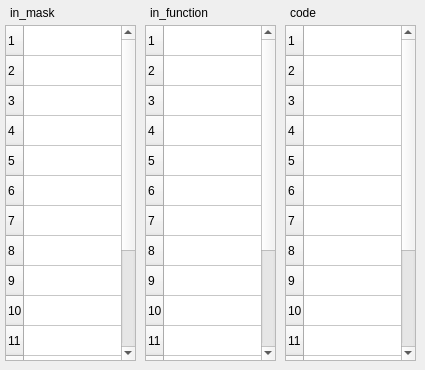
<?xml version="1.0" encoding="UTF-8"?>
<ui version="4.0">
 <class>MainWindow</class>
 <widget class="QMainWindow" name="MainWindow">
  <property name="geometry">
   <rect>
    <x>0</x>
    <y>0</y>
    <width>425</width>
    <height>370</height>
   </rect>
  </property>
  <property name="windowTitle">
   <string>RTC</string>
  </property>
  <property name="Title" stdset="0">
   <string>RTC settings &gt;&gt; $(DEVICE)</string>
  </property>
  <widget class="QWidget" name="centralwidget">
   <widget class="caWaveTable" name="cawavetable">
    <property name="geometry">
     <rect>
      <x>5</x>
      <y>25</y>
      <width>131</width>
      <height>336</height>
     </rect>
    </property>
    <property name="rowCount">
     <number>16</number>
    </property>
    <property name="channel" stdset="0">
     <string notr="true">$(DEVICE):in_mask</string>
    </property>
    <property name="numberOfRows">
     <number>16</number>
    </property>
    <property name="numberOfColumns">
     <number>1</number>
    </property>
    <property name="columnSize">
     <number>100</number>
    </property>
    <property name="precisionMode">
     <enum>caWaveTable::User</enum>
    </property>
    <property name="formatType">
     <enum>caWaveTable::string</enum>
    </property>
    <attribute name="horizontalHeaderVisible">
     <bool>false</bool>
    </attribute>
    <attribute name="horizontalHeaderVisible">
     <bool>false</bool>
    </attribute>
    <row/>
    <row/>
    <row/>
    <row/>
    <row/>
    <row/>
    <row/>
    <row/>
    <row/>
    <row/>
    <row/>
    <row/>
    <row/>
    <row/>
    <row/>
    <row/>
    <column/>
    <item row="0" column="0">
     <property name="font">
      <font/>
     </property>
    </item>
    <item row="1" column="0">
     <property name="font">
      <font/>
     </property>
    </item>
    <item row="2" column="0">
     <property name="font">
      <font/>
     </property>
    </item>
    <item row="3" column="0">
     <property name="font">
      <font/>
     </property>
    </item>
    <item row="4" column="0">
     <property name="font">
      <font/>
     </property>
    </item>
    <item row="5" column="0">
     <property name="font">
      <font/>
     </property>
    </item>
    <item row="6" column="0">
     <property name="font">
      <font/>
     </property>
    </item>
    <item row="7" column="0">
     <property name="font">
      <font/>
     </property>
    </item>
    <item row="8" column="0">
     <property name="font">
      <font/>
     </property>
    </item>
    <item row="9" column="0">
     <property name="font">
      <font/>
     </property>
    </item>
    <item row="10" column="0">
     <property name="font">
      <font/>
     </property>
    </item>
    <item row="11" column="0">
     <property name="font">
      <font/>
     </property>
    </item>
    <item row="12" column="0">
     <property name="font">
      <font/>
     </property>
    </item>
    <item row="13" column="0">
     <property name="font">
      <font/>
     </property>
    </item>
    <item row="14" column="0">
     <property name="font">
      <font/>
     </property>
    </item>
    <item row="15" column="0">
     <property name="font">
      <font/>
     </property>
    </item>
   </widget>
   <widget class="QLabel" name="label">
    <property name="geometry">
     <rect>
      <x>10</x>
      <y>5</y>
      <width>131</width>
      <height>16</height>
     </rect>
    </property>
    <property name="text">
     <string>in_mask</string>
    </property>
   </widget>
   <widget class="QLabel" name="label_2">
    <property name="geometry">
     <rect>
      <x>150</x>
      <y>5</y>
      <width>131</width>
      <height>16</height>
     </rect>
    </property>
    <property name="text">
     <string>in_function</string>
    </property>
   </widget>
   <widget class="caWaveTable" name="cawavetable_2">
    <property name="geometry">
     <rect>
      <x>145</x>
      <y>25</y>
      <width>131</width>
      <height>336</height>
     </rect>
    </property>
    <property name="rowCount">
     <number>16</number>
    </property>
    <property name="channel" stdset="0">
     <string notr="true">$(DEVICE):in_function</string>
    </property>
    <property name="numberOfRows">
     <number>16</number>
    </property>
    <property name="numberOfColumns">
     <number>1</number>
    </property>
    <property name="columnSize">
     <number>100</number>
    </property>
    <attribute name="horizontalHeaderVisible">
     <bool>false</bool>
    </attribute>
    <attribute name="horizontalHeaderVisible">
     <bool>false</bool>
    </attribute>
    <row/>
    <row/>
    <row/>
    <row/>
    <row/>
    <row/>
    <row/>
    <row/>
    <row/>
    <row/>
    <row/>
    <row/>
    <row/>
    <row/>
    <row/>
    <row/>
    <column/>
    <item row="0" column="0">
     <property name="font">
      <font/>
     </property>
    </item>
    <item row="1" column="0">
     <property name="font">
      <font/>
     </property>
    </item>
    <item row="2" column="0">
     <property name="font">
      <font/>
     </property>
    </item>
    <item row="3" column="0">
     <property name="font">
      <font/>
     </property>
    </item>
    <item row="4" column="0">
     <property name="font">
      <font/>
     </property>
    </item>
    <item row="5" column="0">
     <property name="font">
      <font/>
     </property>
    </item>
    <item row="6" column="0">
     <property name="font">
      <font/>
     </property>
    </item>
    <item row="7" column="0">
     <property name="font">
      <font/>
     </property>
    </item>
    <item row="8" column="0">
     <property name="font">
      <font/>
     </property>
    </item>
    <item row="9" column="0">
     <property name="font">
      <font/>
     </property>
    </item>
    <item row="10" column="0">
     <property name="font">
      <font/>
     </property>
    </item>
    <item row="11" column="0">
     <property name="font">
      <font/>
     </property>
    </item>
    <item row="12" column="0">
     <property name="font">
      <font/>
     </property>
    </item>
    <item row="13" column="0">
     <property name="font">
      <font/>
     </property>
    </item>
    <item row="14" column="0">
     <property name="font">
      <font/>
     </property>
    </item>
    <item row="15" column="0">
     <property name="font">
      <font/>
     </property>
    </item>
   </widget>
   <widget class="caWaveTable" name="cawavetable_3">
    <property name="geometry">
     <rect>
      <x>285</x>
      <y>25</y>
      <width>131</width>
      <height>336</height>
     </rect>
    </property>
    <property name="rowCount">
     <number>16</number>
    </property>
    <property name="channel" stdset="0">
     <string notr="true">$(DEVICE):code</string>
    </property>
    <property name="numberOfRows">
     <number>16</number>
    </property>
    <property name="numberOfColumns">
     <number>1</number>
    </property>
    <property name="columnSize">
     <number>100</number>
    </property>
    <attribute name="horizontalHeaderVisible">
     <bool>false</bool>
    </attribute>
    <attribute name="horizontalHeaderVisible">
     <bool>false</bool>
    </attribute>
    <row/>
    <row/>
    <row/>
    <row/>
    <row/>
    <row/>
    <row/>
    <row/>
    <row/>
    <row/>
    <row/>
    <row/>
    <row/>
    <row/>
    <row/>
    <row/>
    <column/>
    <item row="0" column="0">
     <property name="font">
      <font/>
     </property>
    </item>
    <item row="1" column="0">
     <property name="font">
      <font/>
     </property>
    </item>
    <item row="2" column="0">
     <property name="font">
      <font/>
     </property>
    </item>
    <item row="3" column="0">
     <property name="font">
      <font/>
     </property>
    </item>
    <item row="4" column="0">
     <property name="font">
      <font/>
     </property>
    </item>
    <item row="5" column="0">
     <property name="font">
      <font/>
     </property>
    </item>
    <item row="6" column="0">
     <property name="font">
      <font/>
     </property>
    </item>
    <item row="7" column="0">
     <property name="font">
      <font/>
     </property>
    </item>
    <item row="8" column="0">
     <property name="font">
      <font/>
     </property>
    </item>
    <item row="9" column="0">
     <property name="font">
      <font/>
     </property>
    </item>
    <item row="10" column="0">
     <property name="font">
      <font/>
     </property>
    </item>
    <item row="11" column="0">
     <property name="font">
      <font/>
     </property>
    </item>
    <item row="12" column="0">
     <property name="font">
      <font/>
     </property>
    </item>
    <item row="13" column="0">
     <property name="font">
      <font/>
     </property>
    </item>
    <item row="14" column="0">
     <property name="font">
      <font/>
     </property>
    </item>
    <item row="15" column="0">
     <property name="font">
      <font/>
     </property>
    </item>
   </widget>
   <widget class="QLabel" name="label_3">
    <property name="geometry">
     <rect>
      <x>290</x>
      <y>5</y>
      <width>131</width>
      <height>16</height>
     </rect>
    </property>
    <property name="text">
     <string>code</string>
    </property>
   </widget>
  </widget>
 </widget>
 <customwidgets>
  <customwidget>
   <class>caWaveTable</class>
   <extends>QTableWidget</extends>
   <header>caWaveTable</header>
  </customwidget>
 </customwidgets>
 <resources/>
 <connections/>
</ui>
